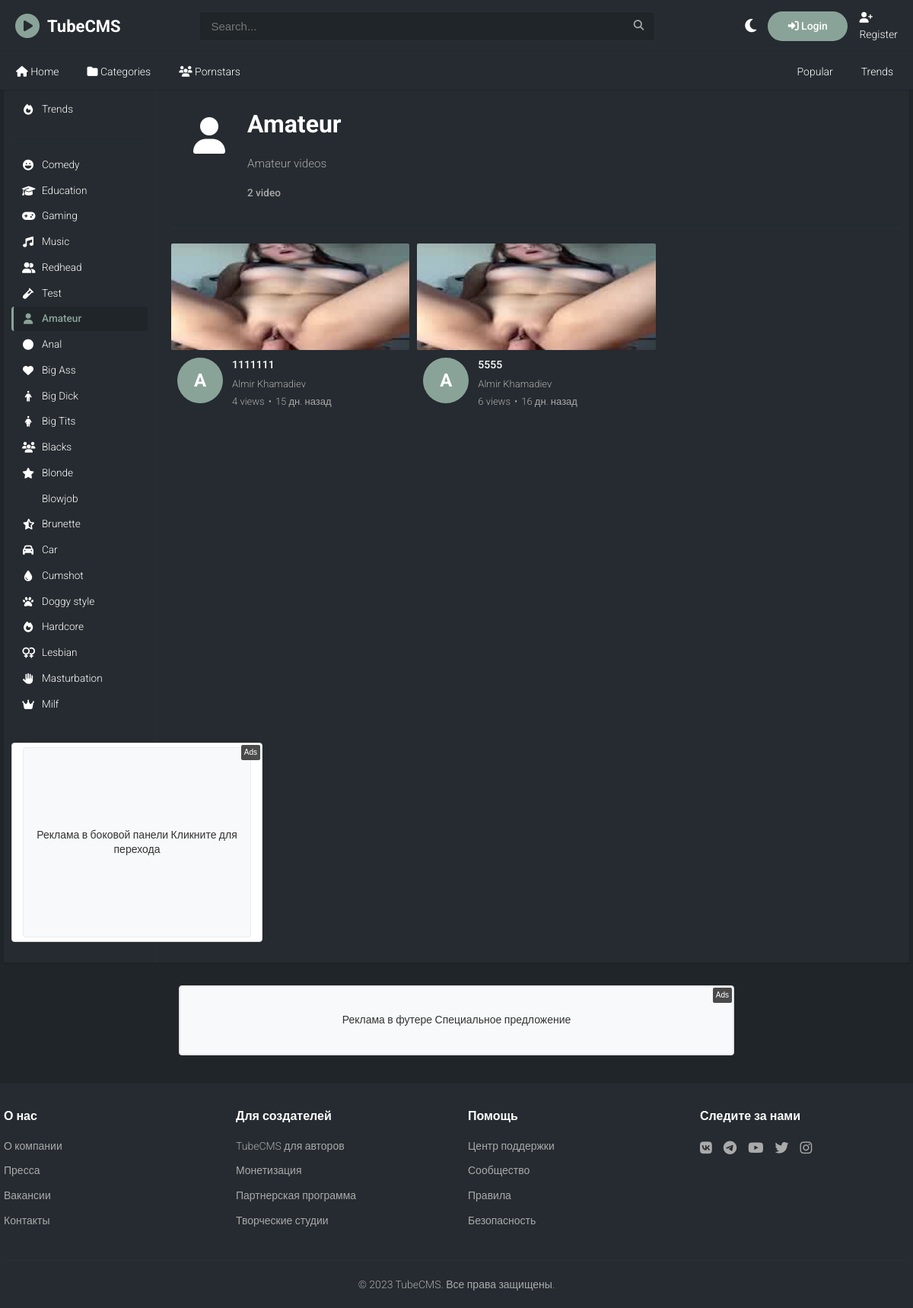
Page /videos/category/amateur/ on the committed database.
### apps/core/models.py (models this page shows, shortened)
class TimeStampedModel(models.Model):
    created_at = models.DateTimeField(auto_now_add=True)
    updated_at = models.DateTimeField(auto_now=True)
    class Meta:
        abstract = True

class Category(TimeStampedModel):
    name = models.CharField(max_length=100, unique=True)
    slug = models.SlugField(max_length=100, unique=True)
    description = models.TextField(blank=True)
    icon = models.CharField(max_length=50, blank=True, help_text="Font Awesome icon class")
    is_active = models.BooleanField(default=True)
    order = models.PositiveIntegerField(default=0)
    class Meta:
        verbose_name = "Category"
        verbose_name_plural = "Categories"
        ordering = ['order', 'name']

### apps/ads/models.py (models this page shows, shortened)
class AdBanner(models.Model):
    BANNER_TYPES = [
        ('image', 'Изображение'),
        ('video', 'Видео'),
        ('html', 'HTML'),
        ('text', 'Текст'),
    ]
    name = models.CharField(max_length=200, verbose_name="Название баннера")
    campaign = models.ForeignKey(AdCampaign, on_delete=models.CASCADE, related_name='banners', verbose_name="Кампания")
    placement = models.ForeignKey(AdPlacement, on_delete=models.CASCADE, related_name='banners', verbose_name="Место размещения")
    banner_type = models.CharField(max_length=20, choices=BANNER_TYPES, verbose_name="Тип баннера")
    image = models.ImageField(upload_to='ads/images/', blank=True, null=True, verbose_name="Изображение")
    video = models.FileField(upload_to='ads/videos/', blank=True, null=True, verbose_name="Видео")
    html_content = models.TextField(blank=True, verbose_name="HTML контент")
    text_content = models.TextField(blank=True, verbose_name="Текстовый контент")
    target_url = models.URLField(verbose_name="Целевая ссылка")
    alt_text = models.CharField(max_length=200, blank=True, verbose_name="Альтернативный текст")
    is_active = models.BooleanField(default=True, verbose_name="Активно")
    priority = models.PositiveIntegerField(default=0, verbose_name="Приоритет")
    weight = models.PositiveIntegerField(default=1, verbose_name="Вес (для ротации)")
    impressions_count = models.PositiveIntegerField(default=0, verbose_name="Количество показов")
    clicks_count = models.PositiveIntegerField(default=0, verbose_name="Количество кликов")
    created_at = models.DateTimeField(auto_now_add=True, verbose_name="Создано")
    updated_at = models.DateTimeField(auto_now=True, verbose_name="Обновлено")
    class Meta:
        verbose_name = "Рекламный баннер"
        verbose_name_plural = "Рекламные баннеры"
        ordering = ['-priority', '-created_at']
    def record_impression(self):
        self.impressions_count += 1
        self.save(update_fields=['impressions_count'])

### apps/videos/models.py (models this page shows, shortened)
class Video(TimeStampedModel):
    STATUS_CHOICES = [
        ('draft', 'Draft'),
        ('processing', 'Processing'),
        ('published', 'Published'),
        ('private', 'Private'),
        ('rejected', 'Rejected'),
    ]
    user = models.ForeignKey(User, on_delete=models.CASCADE, related_name='videos')
    title = models.CharField(max_length=200)
    description = models.TextField(blank=True)
    temp_video_file = models.FileField(upload_to='videos/tmp/', blank=True, null=True, help_text="Video file (converted versions)", verbose_name="Video file")
    converted_files = models.JSONField(default=list, blank=True, help_text="Paths to converted video files")
    preview = models.FileField(upload_to='previews/', blank=True, null=True, help_text="Short video preview")
    poster = models.ImageField(upload_to='posters/', blank=True, null=True)
    category = models.ForeignKey(Category, on_delete=models.SET_NULL, null=True, blank=True)
    tags = models.ManyToManyField(Tag, blank=True)
    performers = models.ManyToManyField('models.Model', blank=True, related_name='videos', through='models.ModelVideo')
    duration = models.PositiveIntegerField(default=0, help_text="Duration in seconds")
    file_size = models.PositiveIntegerField(default=0, help_text="File size in bytes")
    resolution = models.CharField(max_length=20, blank=True, help_text="e.g., 1920x1080")
    format = models.CharField(max_length=10, blank=True, help_text="e.g., mp4, avi")
    status = models.CharField(max_length=20, choices=STATUS_CHOICES, default='draft')
    is_published = models.BooleanField(default=False)
    is_featured = models.BooleanField(default=False)
    is_premium = models.BooleanField(default=False)
    views_count = models.PositiveIntegerField(default=0)
    likes_count = models.PositiveIntegerField(default=0)
    dislikes_count = models.PositiveIntegerField(default=0)
    comments_count = models.PositiveIntegerField(default=0)
    slug = models.SlugField(max_length=250, unique=True, blank=True, null=True)
    meta_description = models.CharField(max_length=160, blank=True)
    processing_status = models.CharField(max_length=20, default='pending')
    processing_progress = models.PositiveIntegerField(default=0)
    processing_error = models.TextField(blank=True)
    class Meta:
        verbose_name = "Video"
        verbose_name_plural = "Videos"
        ordering = ['-created_at']
        indexes = [
            models.Index(fields=['status', 'is_published']),
            models.Index(fields=['user', 'created_at']),
            models.Index(fields=['views_count']),
        ]

### apps/users/models.py (models this page shows, shortened)
class User(AbstractUser):
    email = models.EmailField(unique=True)
    avatar = models.ImageField(upload_to='avatars/', blank=True, null=True)
    bio = models.TextField(max_length=500, blank=True)
    birth_date = models.DateField(blank=True, null=True)
    location = models.CharField(max_length=100, blank=True)
    website = models.URLField(blank=True)
    is_verified = models.BooleanField(default=False)
    subscribers_count = models.PositiveIntegerField(default=0)
    videos_count = models.PositiveIntegerField(default=0)
    total_views = models.PositiveIntegerField(default=0)
    created_at = models.DateTimeField(auto_now_add=True)
    updated_at = models.DateTimeField(auto_now=True)
    USERNAME_FIELD = 'email'
    REQUIRED_FIELDS = ['username']
    class Meta:
        verbose_name = "User"
        verbose_name_plural = "Users"
    @property
    def full_name(self):
        if self.first_name and self.last_name:
            return f"{self.first_name} {self.last_name}"
        return self.username
    @property
    def display_name(self):
        return self.full_name or self.username

### apps/videos/views.py (the view)
# urls.py: path('category/<slug:slug>/', views.category_videos, name='category'),
def category_videos(request, slug):
    category = get_object_or_404(Category, slug=slug, is_active=True)
    videos = Video.objects.filter(category=category, is_published=True, status='published').select_related('user', 'category')
    paginator = Paginator(videos, 20)
    page_number = request.GET.get('page')
    page_obj = paginator.get_page(page_number)
    context = {
        'category': category,
        'videos': page_obj,
    }
    return render(request, 'videos/category.html', context)

### templates/videos/category.html (shortened to what this page needs)
{% extends 'base.html' %}
{% load core_tags %}
{% block content %}
<div class="category-container">
    <div class="category-header">
        <div class="category-icon">
            <i class="fas fa-{{ category.icon|default:'tag' }}"></i>
        </div>
        <div class="category-info">
            <h1>{{ category.name }}</h1>
            {% if category.description %}
                <p class="category-description">{{ category.description }}</p>
            {% endif %}
            <div class="category-stats">
                <span>{{ videos.paginator.count }} video</span>
            </div>
        </div>
    </div>
    <div class="category-content">
        {% if videos %}
            <div class="video-grid">
                {% for video in videos %}
                    {% include 'partials/video_card.html' %}
                {% endfor %}
            </div>
        {% endif %}
    </div>
</div>
{% endblock %}

### templates/partials/sidebar.html (shortened to what this page needs)
{% load ads_tags %}
<aside class="sidebar">
	<div class="sidebar-section">
		<ul>
			<li><a href="{% url 'core:search' %}?sort=trending" class="{% if request.resolver_match.url_name == 'search' and request.GET.sort == 'trending' %}active{% endif %}"><i class="fas fa-fire"></i> Trends</a></li>
		</ul>
	</div>
	<div class="separator"></div>
	<div class="sidebar-section">
		<ul>
			{% for category in categories %}
			<li><a href="{% url 'videos:category' category.slug %}" class="{% if request.resolver_match.url_name == 'category' and request.resolver_match.kwargs.slug == category.slug %}active{% endif %}"><i class="fas fa-{{ category.icon|default:'tag' }}"></i> {{ category.name }}</a></li>
			{% endfor %}
		</ul>
	</div>
	{% ad_banner 'sidebar-banner' request %}
</aside>

### templates/ads/banner.html (shortened to what this page needs)
{% load static %}
{% if banner %}
<div class="ad-banner" data-banner-id="{{ banner.id }}" data-placement="{{ placement.slug }}">
    {% if banner.banner_type == 'image' and banner.image %}
        <a href="{% url 'ads:click' banner.id %}" target="_blank" rel="nofollow">
            <img src="{{ banner.image.url }}"
                 alt="{{ banner.alt_text|default:banner.name }}"
                 width="{{ placement.width }}"
                 height="{{ placement.height }}"
                 class="ad-image">
        </a>
    {% elif banner.banner_type == 'html' and banner.html_content %}
        <div class="ad-html">
            {{ banner.html_content|safe }}
        </div>
    {% elif banner.banner_type == 'text' and banner.text_content %}
        <a href="{% url 'ads:click' banner.id %}" target="_blank" rel="nofollow" class="ad-text-link">
            <div class="ad-text" style="width: {{ placement.width }}px; height: {{ placement.height }}px;">
                {{ banner.text_content }}
            </div>
        </a>
    {% endif %}
    <div class="ad-label">Ads</div>
</div>
{% endif %}

### templates/partials/video_card.html (shortened to what this page needs)
{% load core_tags %}
<div class="video-card">
    <a href="{% url 'videos:detail' video.slug %}">
        <div class="thumbnail">
            {% if video.poster %}
                <img src="{{ video.poster.url }}" alt="{{ video.title }}" class="poster-image" loading="lazy">
            {% else %}
                <div class="poster-placeholder" style="background: linear-gradient(45deg, #ff0000, #ff8c00); height: 100%;"></div>
            {% endif %}
        </div>
    </a>
    <div class="video-info">
        <div class="channel-avatar">
            {% get_avatar_initial video.user %}
        </div>
        <div class="video-details">
            <div class="video-title">{{ video.title|truncate_text:50 }}</div>
            <div class="channel-name">{{ video.user.display_name }}</div>
            <div class="video-meta">
                <span>{{ video.views_count|format_views }} views</span>
                <span>{{ video.created_at|time_ago }}</span>
            </div>
        </div>
    </div>
</div>

### rows in the picture
Category: name "Comedy"
Category: name "Education"
Category: name "Gaming"
Category: name "Music"
Category: name "Redhead"
Category: name "Test"
Category: name "Amateur", description "Amateur videos"
Category: name "Anal"
Category: name "Big Ass"
Category: name "Big Dick"
Category: name "Big Tits"
Category: name "Blacks"
Category: name "Blonde"
Category: name "Blowjob"
Category: name "Brunette"
Category: name "Car"
Category: name "Cumshot"
Category: name "Doggy style"
Category: name "Hardcore"
Category: name "Lesbian"
Category: name "Masturbation"
Category: name "Milf"
AdBanner: text_content "Реклама в боковой панели Кликните для перехода"
Video: poster (picture), user.first_name "A", title "1111111", user.display_name "Almir Khamadiev", views_count "4", created_at "15 дн. назад"
Video: poster (picture), user.first_name "A", title "5555", user.display_name "Almir Khamadiev", views_count "6", created_at "16 дн. назад"
AdBanner: text_content "Реклама в футере Специальное предложение"

### other values in the picture
{{ videos.paginator.count }} "2"
